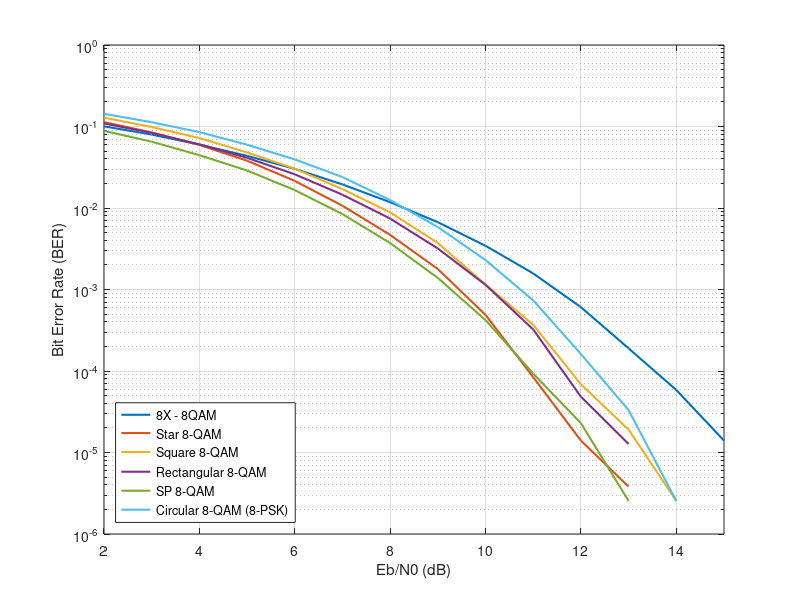

This chart was generated by the following MATLAB code:

close all;
clear all;
clc;

% Load BER data for all 8-QAM types
load('Berrectangular.mat', 'Ber_rectangular');
load('Bercircular.mat', 'Ber_circular');
load('Bersp.mat', 'Ber_sp');
load('BerX.mat', 'Ber_X');
load('Bersquare.mat', 'Ber_square');
load('Berstar.mat', 'Ber_star');

EbN0_dB_range = 2:1:15; % Eb/N0 range in dB

figure;
% Generate 6 distinct colors for the curves
colors = lines(6); 

% Plot each BER curve with a unique color 
semilogy(EbN0_dB_range, Ber_X, 'Color', colors(1,:), 'LineWidth', 1.5, 'DisplayName', '8X - 8QAM'); hold on;
semilogy(EbN0_dB_range, Ber_star, 'Color', colors(2,:), 'LineWidth', 1.5, 'DisplayName', 'Star 8-QAM');
semilogy(EbN0_dB_range, Ber_square, 'Color', colors(3,:), 'LineWidth', 1.5, 'DisplayName', 'Square 8-QAM');
semilogy(EbN0_dB_range, Ber_rectangular, 'Color', colors(4,:), 'LineWidth', 1.5, 'DisplayName', 'Rectangular 8-QAM');
semilogy(EbN0_dB_range, Ber_sp, 'Color', colors(5,:), 'LineWidth', 1.5, 'DisplayName', 'SP 8-QAM');
semilogy(EbN0_dB_range, Ber_circular, 'Color', colors(6,:), 'LineWidth', 1.5, 'DisplayName', 'Circular 8-QAM (8-PSK)');

grid on; 
xlabel('Eb/N0 (dB)'); 
ylabel('Bit Error Rate (BER)'); 
legend('Location', 'southwest');
ylim([1e-6 1]); 
xlim([min(EbN0_dB_range) max(EbN0_dB_range)]);
hold off; 